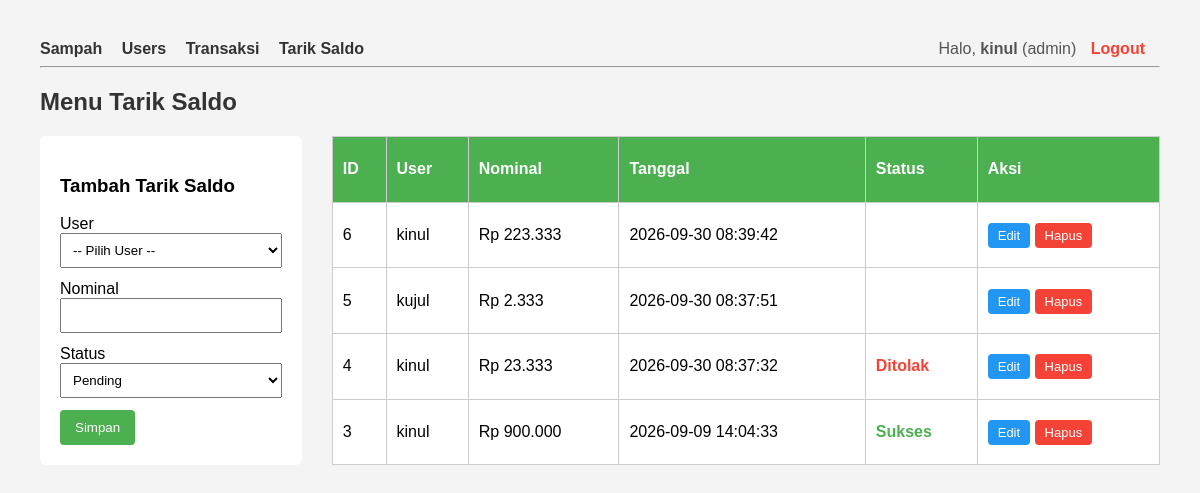
Screenshot of /users/tarik_saldo.php (signed in) with the database file from the repository.
### tables this page shows
CREATE TABLE `tarik_saldo` (
  `id_tarik` int(11) NOT NULL,
  `id_user` int(11) NOT NULL,
  `nominal` decimal(15,2) NOT NULL,
  `tanggal` datetime DEFAULT current_timestamp(),
  `status` enum('pending','sukses','ditolak') DEFAULT 'pending',
  `jenis` enum('tarik','topup') NOT NULL DEFAULT 'tarik'
);

CREATE TABLE `users` (
  `id_user` int(11) NOT NULL,
  `nama` varchar(100) NOT NULL,
  `username` varchar(50) NOT NULL,
  `password` varchar(255) NOT NULL,
  `saldo` decimal(15,2) DEFAULT 0.00,
  `role` enum('admin','siswa','pengepul','guru') DEFAULT 'admin'
);

### users/tarik_saldo.php (the view, shortened to what this page needs)
<?php
include "koneksi.php";
$edit_data = null;
$data = mysqli_query($koneksi, "
    SELECT ts.*, u.nama
    FROM tarik_saldo ts
    JOIN users u ON ts.id_user = u.id_user
    ORDER BY ts.id_tarik DESC
");
?>
<!DOCTYPE html>
<html lang="id">
<head>
</head>
<body>
<nav style="display:flex; justify-content:space-between; align-items:center;">
    <div>
        <a href="sampah.php">Sampah</a>
        <a href="users.php">Users</a>
        <a href="transaksi.php">Transaksi</a>
        <a href="tarik_saldo.php">Tarik Saldo</a>
    </div>
    <div>
        <span style="margin-right:10px; color:#555;">Halo, <b><?= $_SESSION['nama'] ?></b> (<?= $_SESSION['role'] ?>)</span>
        <a href="logout.php" style="color:#f44336;">Logout</a>
    </div>
</nav>
<hr>
<h2>Menu Tarik Saldo</h2>
<div class="container">
    <form method="POST">
        <h3><?= $edit_data ? "Edit Tarik Saldo" : "Tambah Tarik Saldo" ?></h3>
        <label>User</label>
        <select name="id_user" required>
            <option value="">-- Pilih User --</option>
        </select>
        <label>Nominal</label>
        <input type="number" step="0.01" name="nominal" value="<?= $edit_data['nominal'] ?? '' ?>" required>
        <label>Status</label>
        <select name="status">
            <option value="pending" <?= (isset($edit_data['status']) && $edit_data['status']=='pending') ? 'selected' : '' ?>>Pending</option>
        </select>
        <button type="submit" class="btn-simpan"><?= $edit_data ? "Update" : "Simpan" ?></button>
    </form>
    <table>
        <tr>
            <th>ID</th>
            <th>User</th>
            <th>Nominal</th>
            <th>Tanggal</th>
            <th>Status</th>
            <th>Aksi</th>
        </tr>
        <?php while ($row = mysqli_fetch_assoc($data)) { ?>
        <tr>
            <td><?= $row['id_tarik'] ?></td>
            <td><?= htmlspecialchars($row['nama']) ?></td>
            <td>Rp <?= number_format($row['nominal'], 0, ',', '.') ?></td>
            <td><?= $row['tanggal'] ?></td>
            <td class="status-<?= $row['status'] ?>"><?= ucfirst($row['status']) ?></td>
            <td>
                <a class="btn btn-edit" href="tarik_saldo.php?edit=<?= $row['id_tarik'] ?>">Edit</a>
                <a class="btn btn-hapus" href="tarik_saldo.php?hapus=<?= $row['id_tarik'] ?>"
                   onclick="return confirm('Yakin hapus data ini?')">Hapus</a>
            </td>
        </tr>
        <?php } ?>
    </table>
</div>
</body>
</html>

### users/tarik_saldo.php (style rules this page uses)
body { font-family: Arial, sans-serif; margin: 40px; background: #f4f4f4; }
h2 { color: #333; }
.container { display: flex; gap: 30px; }
form { background: #fff; padding: 20px; border-radius: 6px; width: 300px; height: fit-content; }
input, select { width: 100%; padding: 8px; margin-bottom: 12px; box-sizing: border-box; }
button { padding: 10px 15px; border: none; border-radius: 4px; cursor: pointer; color: white; }
.btn-simpan { background: #4CAF50; }
table { width: 100%; border-collapse: collapse; background: #fff; }
th, td { border: 1px solid #ccc; padding: 10px; text-align: left; }
th { background: #4CAF50; color: white; }
.btn { padding: 5px 10px; text-decoration: none; border-radius: 4px; color: white; font-size: 13px; }
.btn-edit { background: #2196F3; }
.btn-hapus { background: #f44336; }
nav a { margin-right: 15px; text-decoration: none; color: #333; font-weight: bold; }
.status-sukses { color: #4CAF50; font-weight: bold; }
.status-ditolak { color: #f44336; font-weight: bold; }

### rows the page displays
tarik_saldo: id_tarik "6", id_user.nama "kinul", nominal "223.333", tanggal "2026-09-30 08:39:42"
tarik_saldo: id_tarik "5", id_user.nama "kujul", nominal "2.333", tanggal "2026-09-30 08:37:51"
tarik_saldo: id_tarik "4", id_user.nama "kinul", nominal "23.333", tanggal "2026-09-30 08:37:32", status "Ditolak"
tarik_saldo: id_tarik "3", id_user.nama "kinul", nominal "900.000", tanggal "2026-09-09 14:04:33", status "Sukses"

### other values shown
$_SESSION['nama'] "kinul"
$_SESSION['role'] "admin"
